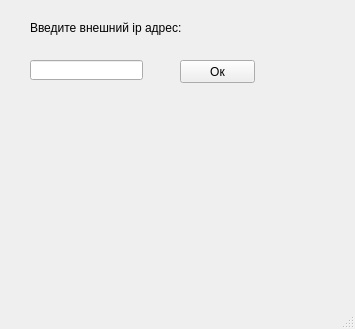
<?xml version="1.0" encoding="UTF-8"?>
<ui version="4.0">
 <class>QMainWindob</class>
 <widget class="QMainWindow" name="QMainWindob">
  <property name="geometry">
   <rect>
    <x>0</x>
    <y>0</y>
    <width>355</width>
    <height>329</height>
   </rect>
  </property>
  <property name="windowTitle">
   <string>Check_number_locaton</string>
  </property>
  <widget class="QWidget" name="centralwidget">
   <widget class="QPushButton" name="pushButton">
    <property name="geometry">
     <rect>
      <x>180</x>
      <y>60</y>
      <width>75</width>
      <height>23</height>
     </rect>
    </property>
    <property name="text">
     <string>Ок</string>
    </property>
   </widget>
   <widget class="QLineEdit" name="lineEdit">
    <property name="geometry">
     <rect>
      <x>30</x>
      <y>60</y>
      <width>113</width>
      <height>20</height>
     </rect>
    </property>
   </widget>
   <widget class="QLabel" name="label_2">
    <property name="geometry">
     <rect>
      <x>30</x>
      <y>90</y>
      <width>321</width>
      <height>171</height>
     </rect>
    </property>
    <property name="text">
     <string/>
    </property>
   </widget>
   <widget class="QLabel" name="label">
    <property name="geometry">
     <rect>
      <x>30</x>
      <y>20</y>
      <width>161</width>
      <height>16</height>
     </rect>
    </property>
    <property name="text">
     <string>Введите внешний ip адрес:</string>
    </property>
   </widget>
  </widget>
  <widget class="QMenuBar" name="menubar">
   <property name="geometry">
    <rect>
     <x>0</x>
     <y>0</y>
     <width>355</width>
     <height>21</height>
    </rect>
   </property>
  </widget>
  <widget class="QStatusBar" name="statusbar"/>
 </widget>
 <resources/>
 <connections/>
</ui>
